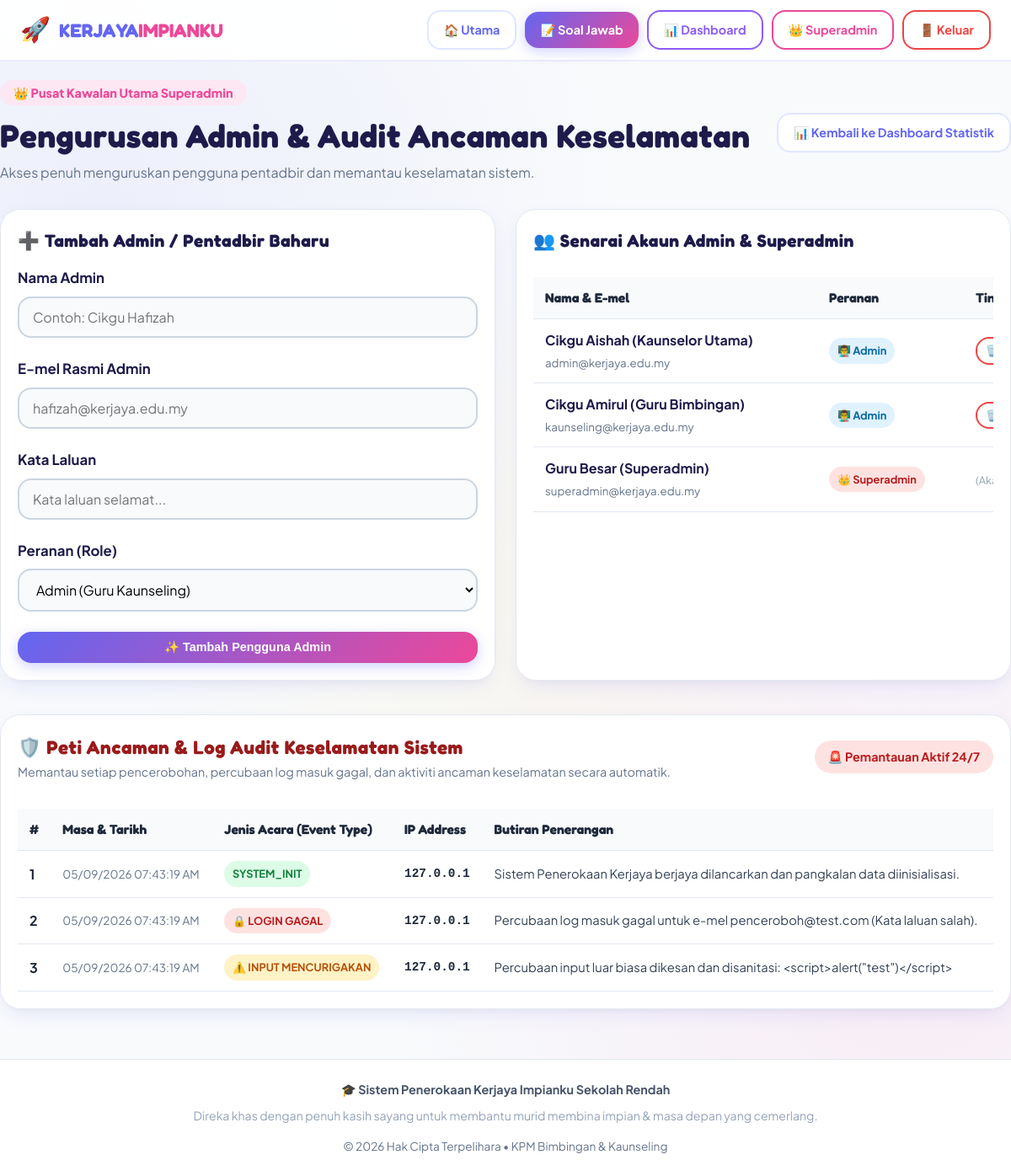
Before: /admin/superadmin.php (signed in) with the older database file.
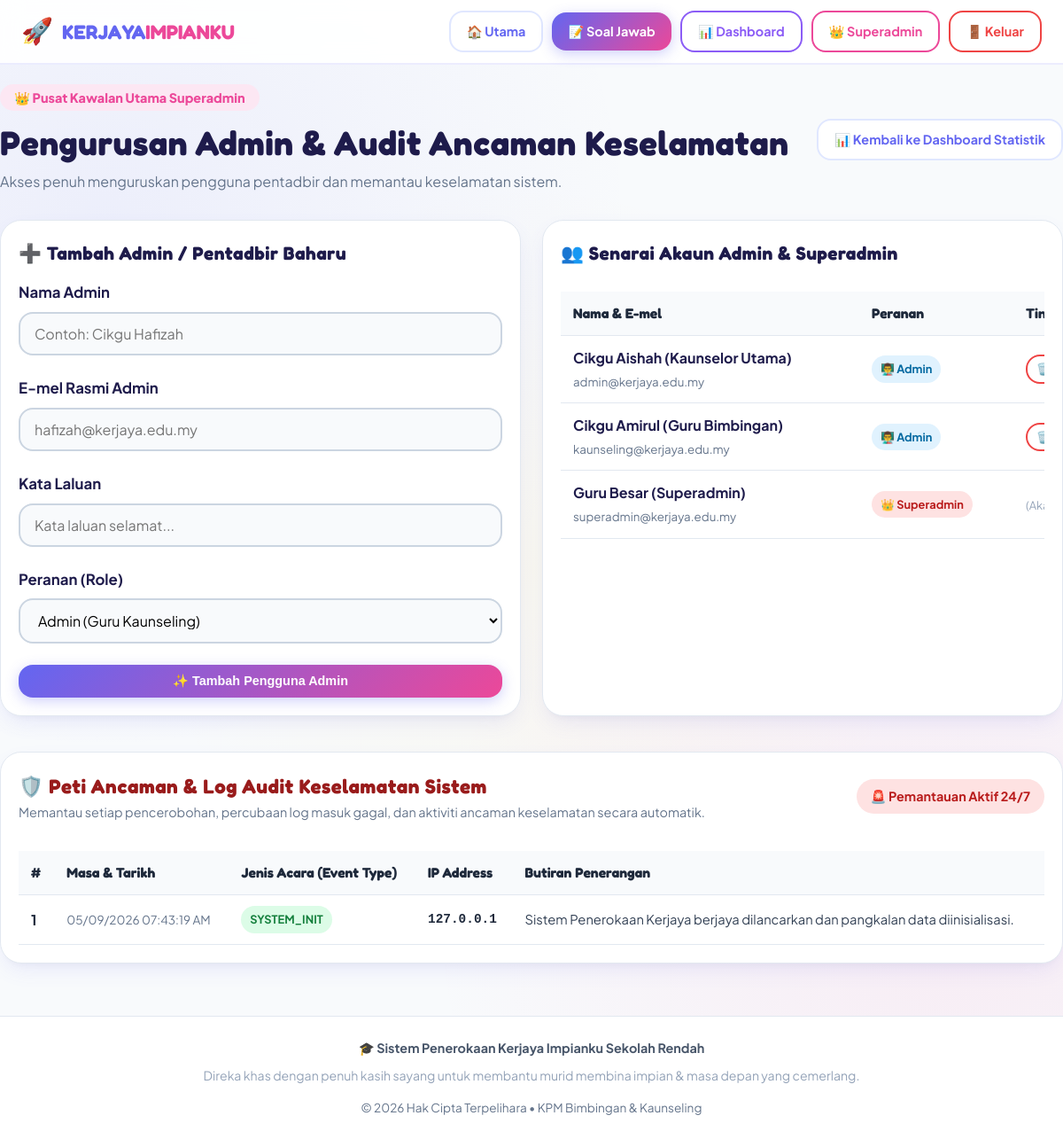
After: the same page with the newer database file.
### tables this page shows
CREATE TABLE IF NOT EXISTS `users` (
    `id` INT AUTO_INCREMENT PRIMARY KEY,
    `nama` VARCHAR(255) NOT NULL,
    `email` VARCHAR(255) NOT NULL UNIQUE,
    `password` VARCHAR(255) NOT NULL,
    `role` ENUM('admin', 'superadmin') NOT NULL DEFAULT 'admin',
    `created_at` TIMESTAMP DEFAULT CURRENT_TIMESTAMP
);

CREATE TABLE IF NOT EXISTS `security_logs` (
    `id` INT AUTO_INCREMENT PRIMARY KEY,
    `ip_address` VARCHAR(45) NOT NULL,
    `event_type` VARCHAR(100) NOT NULL,
    `description` TEXT NOT NULL,
    `user_agent` TEXT NULL,
    `created_at` TIMESTAMP DEFAULT CURRENT_TIMESTAMP
);

### admin/superadmin.php (the view, shortened to what this page needs)
<?php
require_once '../config/db.php';
$users_list = $pdo->query("SELECT * FROM users ORDER BY role ASC, created_at DESC")->fetchAll();
$threat_logs = $pdo->query("SELECT * FROM security_logs ORDER BY created_at DESC LIMIT 50")->fetchAll();
require_once '../includes/header.php';
?>
<div class="container admin-container">
    <div style="display:flex; justify-content:space-between; align-items:center; flex-wrap:wrap; margin-bottom:30px; gap:16px;">
        <div>
            <span style="background:#fce7f3; color:var(--secondary); font-weight:800; padding:6px 16px; border-radius:50px; font-size:0.9rem;">
                👑 Pusat Kawalan Utama Superadmin
            </span>
            <h1 style="font-size:2.4rem; color:#1e1b4b; margin-top:8px;">Pengurusan Admin & Audit Ancaman Keselamatan</h1>
            <p style="color:var(--text-muted);">Akses penuh menguruskan pengguna pentadbir dan memantau keselamatan sistem.</p>
        </div>
        <div>
            <a href="dashboard.php" class="nav-btn btn-outline">
                📊 Kembali ke Dashboard Statistik
            </a>
        </div>
    </div>
    <div style="display:grid; grid-template-columns:repeat(auto-fit, minmax(400px, 1fr)); gap:24px; margin-bottom:40px;">
        <div class="table-card" style="margin-bottom:0;">
            <h3 style="font-size:1.3rem; color:#1e1b4b; margin-bottom:15px; display:flex; align-items:center; gap:8px;">
                ➕ Tambah Admin / Pentadbir Baharu
            </h3>
            <form action="superadmin.php" method="POST">
                <div class="form-group">
                    <label class="form-label" for="nama">Nama Admin</label>
                    <input type="text" id="nama" name="nama" class="form-control" placeholder="Contoh: Cikgu Hafizah" required>
                </div>
                <div class="form-group">
                    <label class="form-label" for="email">E-mel Rasmi Admin</label>
                    <input type="email" id="email" name="email" class="form-control" placeholder="hafizah@kerjaya.edu.my" required>
                </div>
                <div class="form-group">
                    <label class="form-label" for="password">Kata Laluan</label>
                    <input type="password" id="password" name="password" class="form-control" placeholder="Kata laluan selamat..." required>
                </div>
                <div class="form-group">
                    <label class="form-label" for="role">Peranan (Role)</label>
                    <select name="role" id="role" class="form-control">
                        <option value="admin">Admin (Guru Kaunseling)</option>
                    </select>
                </div>
                <button type="submit" class="btn-primary nav-btn" style="width:100%; justify-content:center;">
                    ✨ Tambah Pengguna Admin
                </button>
            </form>
        </div>
        <div class="table-card" style="margin-bottom:0;">
            <h3 style="font-size:1.3rem; color:#1e1b4b; margin-bottom:15px; display:flex; align-items:center; gap:8px;">
                👥 Senarai Akaun Admin & Superadmin
            </h3>
            <div class="table-responsive">
                <table class="custom-table">
                    <thead>
                        <tr>
                            <th>Nama & E-mel</th>
                            <th>Peranan</th>
                            <th>Tindakan</th>
                        </tr>
                    </thead>
                    <tbody>
                        <?php foreach ($users_list as $u): ?>
                            <tr>
                                <td>
                                    <strong style="color:#1e1b4b;"><?php echo htmlspecialchars($u['nama']); ?></strong>
                                    <br><small style="color:var(--text-muted);"><?php echo htmlspecialchars($u['email']); ?></small>
                                </td>
                                <td>
                                    <?php if ($u['role'] === 'superadmin'): ?>
                                        <span class="badge badge-danger">👑 Superadmin</span>
                                    <?php else: ?>
                                        <span class="badge badge-info">👨‍🏫 Admin</span>
                                    <?php endif; ?>
                                </td>
                                <td>
                                    <?php if ((int)$u['id'] !== (int)$_SESSION['user_id']): ?>
                                        <a href="superadmin.php?delete_admin=<?php echo $u['id']; ?>" class="btn-outline nav-btn" style="padding:4px 10px; font-size:0.8rem; border-color:#ef4444; color:#ef4444;" onclick="return confirm('Adakah anda pasti mahu memadam akaun admin ini?')">
                                            🗑️ Padam
                                        </a>
                                    <?php else: ?>
                                        <span style="font-size:0.8rem; color:#94a3b8;">(Akaun Anda)</span>
                                    <?php endif; ?>
                                </td>
                            </tr>
                        <?php endforeach; ?>
                    </tbody>
                </table>
            </div>
        </div>
    </div>
    <div class="table-card">
        <div style="display:flex; justify-content:space-between; align-items:center; margin-bottom:20px; flex-wrap:wrap; gap:12px;">
            <div>
                <h3 style="font-size:1.4rem; color:#991b1b; display:flex; align-items:center; gap:8px;">
                    🛡️ Peti Ancaman & Log Audit Keselamatan Sistem
                </h3>
                <p style="color:var(--text-muted); font-size:0.9rem;">Memantau setiap pencerobohan, percubaan log masuk gagal, dan aktiviti ancaman keselamatan secara automatik.</p>
            </div>
            <span class="badge badge-danger" style="font-size:0.9rem; padding:8px 16px;">
                🚨 Pemantauan Aktif 24/7
            </span>
        </div>
        <div class="table-responsive">
            <table class="custom-table">
                <thead>
                    <tr>
                        <th>#</th>
                        <th>Masa & Tarikh</th>
                        <th>Jenis Acara (Event Type)</th>
                        <th>IP Address</th>
                        <th>Butiran Penerangan</th>
                    </tr>
                </thead>
                <tbody>
                    <?php if (count($threat_logs) > 0): ?>
                        <?php foreach ($threat_logs as $idx => $t): ?>
                            <tr>
                                <td><strong><?php echo $idx + 1; ?></strong></td>
                                <td style="font-size:0.85rem; color:var(--text-muted); white-space:nowrap;">
                                    <?php echo date('d/m/Y h:i:s A', strtotime($t['created_at'])); ?>
                                </td>
                                <td>
                                    <?php
                                    $evt = $t['event_type'];
                                    if ($evt === 'FAILED_LOGIN') {
                                        echo '<span class="badge badge-danger">🔒 LOGIN GAGAL</span>';
                                    } elseif ($evt === 'SUSPICIOUS_INPUT') {
                                        echo '<span class="badge badge-warning">⚠️ INPUT MENCURIGAKAN</span>';
                                    } elseif ($evt === 'UNAUTHORIZED_ACCESS' || $evt === 'UNAUTHORIZED_SUPERADMIN_ACCESS') {
                                        echo '<span class="badge badge-danger">⛔ PENCEROBOHAN</span>';
                                    } elseif ($evt === 'ADMIN_ADDED' || $evt === 'ADMIN_REMOVED') {
                                        echo '<span class="badge badge-info">👤 PERUBAHAN ADMIN</span>';
                                    } else {
                                        echo '<span class="badge badge-success">' . htmlspecialchars($evt) . '</span>';
                                    }
                                    ?>
                                </td>
                                <td style="font-family:monospace; font-size:0.9rem; font-weight:700;">
                                    <?php echo htmlspecialchars($t['ip_address']); ?>
                                </td>
                                <td style="font-size:0.92rem; color:#334155;">
                                    <?php echo htmlspecialchars($t['description']); ?>
                                </td>
                            </tr>
                        <?php endforeach; ?>
                    <?php endif; ?>
                </tbody>
            </table>
        </div>
    </div>
</div>
<?php require_once '../includes/footer.php'; ?>

### includes/header.php (shortened to what this page needs)
<!DOCTYPE html>
<html lang="ms">
<head>
    <link rel="stylesheet" href="<?php echo (strpos($_SERVER['PHP_SELF'], '/admin/') !== false) ? '../assets/css/style.css' : 'assets/css/style.css'; ?>">
</head>
<body>
    <nav class="navbar">
        <a href="<?php echo (strpos($_SERVER['PHP_SELF'], '/admin/') !== false) ? '../index.php' : 'index.php'; ?>" class="navbar-brand">
            <span class="logo-icon">🚀</span>
            <span>KERJAYA<span style="color:var(--secondary)">IMPIANKU</span></span>
        </a>
        <div class="nav-links">
            <a href="<?php echo (strpos($_SERVER['PHP_SELF'], '/admin/') !== false) ? '../index.php' : 'index.php'; ?>" class="nav-btn btn-outline">
                🏠 Utama
            </a>
            <a href="<?php echo (strpos($_SERVER['PHP_SELF'], '/admin/') !== false) ? '../soal_jawab.php' : 'soal_jawab.php'; ?>" class="nav-btn btn-primary">
                📝 Soal Jawab
            </a>
            <?php if (isset($_SESSION['user_role'])): ?>
                <a href="<?php echo (strpos($_SERVER['PHP_SELF'], '/admin/') !== false) ? 'dashboard.php' : 'admin/dashboard.php'; ?>" class="nav-btn btn-outline" style="border-color:var(--accent-purple); color:var(--accent-purple)">
                    📊 Dashboard
                </a>
                <?php if ($_SESSION['user_role'] === 'superadmin'): ?>
                    <a href="<?php echo (strpos($_SERVER['PHP_SELF'], '/admin/') !== false) ? 'superadmin.php' : 'admin/superadmin.php'; ?>" class="nav-btn btn-outline" style="border-color:var(--secondary); color:var(--secondary)">
                        👑 Superadmin
                    </a>
                <?php endif; ?>
                <a href="<?php echo (strpos($_SERVER['PHP_SELF'], '/admin/') !== false) ? '../logout.php' : 'logout.php'; ?>" class="nav-btn btn-outline" style="border-color:#ef4444; color:#ef4444">
                    🚪 Keluar
                </a>
            <?php else: ?>
                <a href="<?php echo (strpos($_SERVER['PHP_SELF'], '/admin/') !== false) ? '../login.php' : 'login.php'; ?>" class="nav-btn btn-outline">
                    🔐 Log Masuk Guru
                </a>
            <?php endif; ?>
        </div>
    </nav>

### includes/footer.php (shortened to what this page needs)
    <footer class="site-footer">
        <div class="container">
            <p style="font-weight: 700; color: #475569; margin-bottom: 8px;">
                🎓 Sistem Penerokaan Kerjaya Impianku Sekolah Rendah
            </p>
            <p style="font-size: 0.88rem; color: #94a3b8;">
                Direka khas dengan penuh kasih sayang untuk membantu murid membina impian & masa depan yang cemerlang.
            </p>
            <p style="margin-top: 15px; font-size: 0.85rem;">
                © <?php echo date('Y'); ?> Hak Cipta Terpelihara • KPM Bimbingan & Kaunseling
            </p>
        </div>
    </footer>
</body>
</html>

### assets/css/style.css (style rules this page uses)
:root { --font-heading: 'Fredoka', cursive, sans-serif; --font-body: 'Plus Jakarta Sans', sans-serif; --primary: #6366f1; --primary-hover: #4f46e5; --primary-light: #e0e7ff; --secondary: #ec4899; --secondary-hover: #db2777; --accent-yellow: #fbbf24; --accent-green: #10b981; --accent-cyan: #06b6d4; --accent-purple: #8b5cf6; --bg-main: #f8fafc; --card-bg: rgba(255, 255, 255, 0.94); --glass-border: rgba(255, 255, 255, 0.5); --text-dark: #1e293b; --text-muted: #64748b; --shadow-soft: 0 10px 25px -5px rgba(99, 102, 241, 0.12), 0 8px 10px -6px rgba(0, 0, 0, 0.04); --shadow-hover: 0 20px 35px -10px rgba(99, 102, 241, 0.25); --radius-lg: 24px; --radius-md: 16px; --radius-sm: 10px; }
* { margin: 0; padding: 0; box-sizing: border-box; }
body { font-family: var(--font-body); background-color: var(--bg-main); color: var(--text-dark); line-height: 1.6; overflow-x: hidden; background-image: radial-gradient(circle at 10% 20%, rgba(99, 102, 241, 0.08) 0%, transparent 40%), radial-gradient(circle at 90% 80%, rgba(236, 72, 153, 0.08) 0%, transparent 40%), radial-gradient(circle at 50% 50%, rgba(251, 191, 36, 0.06) 0%, transparent 50%); background-attachment: fixed; -webkit-tap-highlight-color: transparent; }
h1, h2, h3, h4, h5, .font-heading { font-family: var(--font-heading); letter-spacing: 0.5px; }
.navbar { position: sticky; top: 0; z-index: 1000; background: rgba(255, 255, 255, 0.92); backdrop-filter: blur(12px); border-bottom: 2px solid rgba(99, 102, 241, 0.12); padding: 12px 24px; display: flex; justify-content: space-between; align-items: center; flex-wrap: wrap; gap: 12px; }
.navbar-brand { display: flex; align-items: center; gap: 10px; text-decoration: none; font-family: var(--font-heading); font-size: 1.4rem; font-weight: 700; color: var(--primary); }
.navbar-brand span.logo-icon { font-size: 1.8rem; animation: bounce 2s infinite ease-in-out; }
.nav-links { display: flex; align-items: center; gap: 10px; flex-wrap: wrap; }
.nav-btn { padding: 10px 18px; border-radius: var(--radius-md); font-weight: 700; font-size: 0.9rem; text-decoration: none; transition: all 0.3s cubic-bezier(0.34, 1.56, 0.64, 1); display: inline-flex; align-items: center; justify-content: center; gap: 6px; border: none; cursor: pointer; white-space: nowrap; }
.btn-primary { background: linear-gradient(135deg, var(--primary), var(--secondary)); color: white; box-shadow: 0 4px 15px rgba(99, 102, 241, 0.3); }
.btn-outline { background: white; color: var(--primary); border: 2px solid var(--primary-light); }
.container { max-width: 1200px; margin: 0 auto; padding: 0 20px; }
.form-group { margin-bottom: 24px; }
.form-label { display: block; font-weight: 700; font-size: 1.05rem; margin-bottom: 8px; color: #1e1b4b; }
.form-control { width: 100%; min-height: 48px; padding: 12px 16px; border-radius: var(--radius-md); border: 2px solid #cbd5e1; font-family: var(--font-body); font-size: 1rem; transition: all 0.25s ease; background: #f8fafc; }
.admin-container { padding: 24px 0; }
.table-card { background: white; border-radius: var(--radius-lg); padding: 20px; box-shadow: var(--shadow-soft); border: 1px solid #e2e8f0; margin-bottom: 35px; }
.table-responsive { width: 100%; overflow-x: auto; -webkit-overflow-scrolling: touch; }
.custom-table { width: 100%; border-collapse: collapse; margin-top: 12px; min-width: 650px; }
.custom-table th, .custom-table td { padding: 12px 14px; text-align: left; border-bottom: 1px solid #e2e8f0; }
.custom-table th { background: #f8fafc; color: var(--text-dark); font-weight: 700; font-family: var(--font-heading); font-size: 0.98rem; }
.badge { display: inline-block; padding: 5px 10px; border-radius: 50px; font-size: 0.8rem; font-weight: 700; }
.badge-success { background: #dcfce7; color: #15803d; }
.badge-danger { background: #fee2e2; color: #b91c1c; }
.badge-info { background: #e0f2fe; color: #0369a1; }
.site-footer { background: white; border-top: 1px solid #e2e8f0; padding: 24px 0; text-align: center; color: var(--text-muted); font-size: 0.9rem; }
.badge-warning { background: #fef3c7; color: #b45309; }

Changed rows visible on the page:
removed security_logs: created_at "05/09/2026 07:43:19 AM", event_type "🔒 LOGIN GAGAL", ip_address "127.0.0.1", description "Percubaan log masuk gagal untuk e-mel penceroboh@test.com (Kata laluan salah)."
removed security_logs: created_at "05/09/2026 07:43:19 AM", event_type "⚠️ INPUT MENCURIGAKAN", ip_address "127.0.0.1", description "Percubaan input luar biasa dikesan dan disanitasi: <script>alert(\"test\")</script>"
